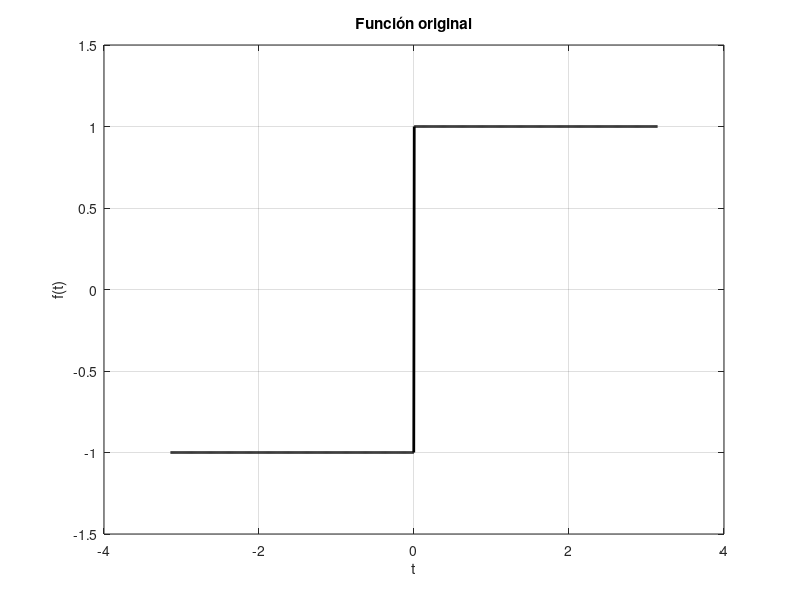

The MATLAB source for this figure: (Note: this script raises an error after producing the figure.)
clear
clc
close all

% Dominio
t = linspace(-pi, pi, 1000);

%% Funcion original
f = zeros(size(t));

f(t >= 0) = 1;
f(t < 0) = -1;

figure(1)

plot(t, f, 'k', 'LineWidth', 2)

grid on
xlabel('t')
ylabel('f(t)')
title('Función original')

ylim([-1.5 1.5])
%% la serie de fourier
N= 10;
F=zeros(site(t));
